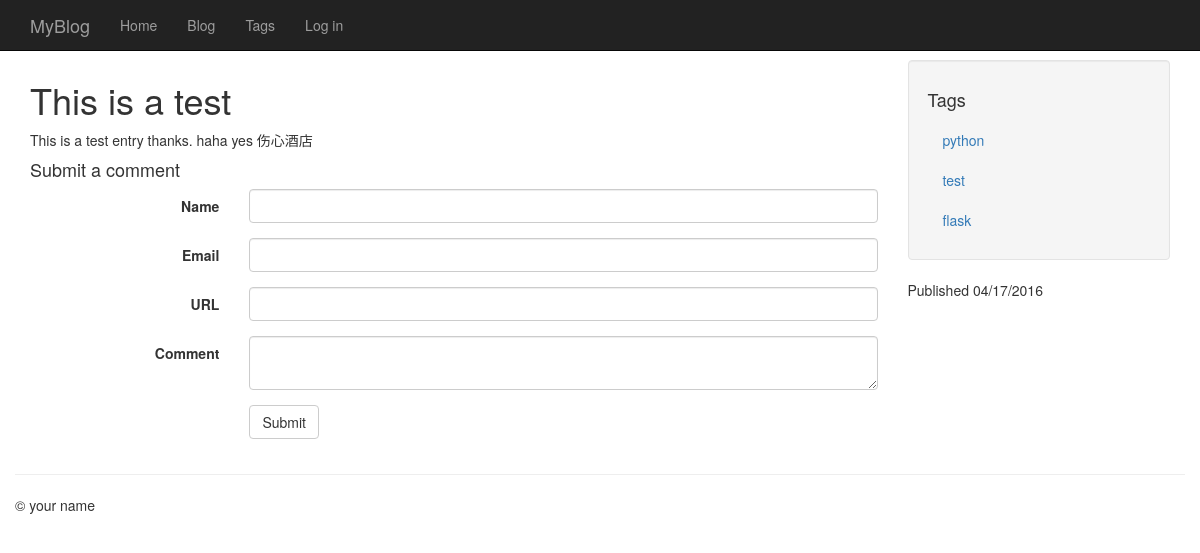
The page /entries/this-is-a-test/ on the database as committed earlier.
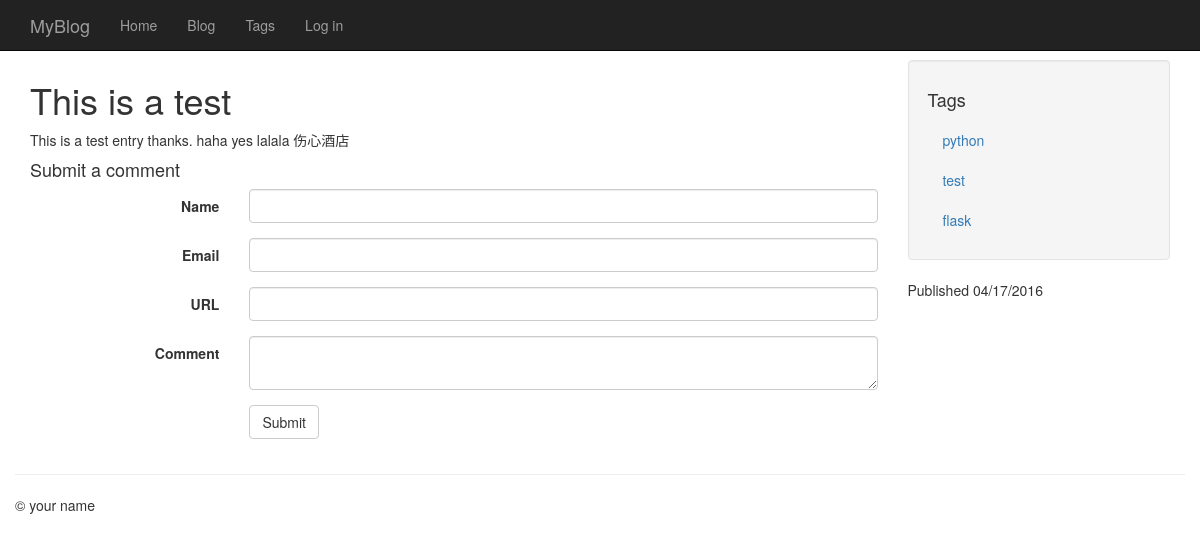
The same page on the database as committed later.
### models.py (models this page shows, shortened)
class Entry(db.Model):
    STATUS_PUBLIC = 0
    STATUS_DRAFT = 1
    STATUS_DELETED = 2
    id = db.Column(db.Integer, primary_key=True)
    title = db.Column(db.String(100))
    slug = db.Column(db.String(100), unique=True)
    body = db.Column(db.Text)
    status = db.Column(db.SmallInteger, default=STATUS_PUBLIC)
    created_timestamp = db.Column(
        db.DateTime,
        default=datetime.datetime.now)
    modified_timestamp = db.Column(
        db.DateTime,
        default= datetime.datetime.now,
        onupdate=datetime.datetime.now)
    author_id = db.Column(db.Integer, db.ForeignKey("user.id"))
    tags = db.relationship('Tag', secondary=entry_tags,
        backref=db.backref('entries', lazy='dynamic'))
    comments = db.relationship('Comment', backref='entry',
        lazy='dynamic')

class Tag(db.Model):
    id = db.Column(db.Integer, primary_key=True)
    name = db.Column(db.String(64))
    slug = db.Column(db.String(64), unique=True)

### entries/blueprint.py (the view)
@entries.route('/<slug>/')
def detail(slug):
    entry = get_entry_or_404(slug)
    form = CommentForm(data={'entry_id': entry.id})
    return render_template('entries/detail.html', entry=entry, form=form)

### entries/forms.py (shortened to what this page needs)
class CommentForm(wtforms.Form):
    name = wtforms.StringField('Name', validators=[validators.DataRequired()])
    email = wtforms.StringField('Email', validators=[
        validators.DataRequired(),
        validators.Email()])
    url = wtforms.StringField('URL', validators=[
        validators.Optional(),
        validators.URL()])
    body = wtforms.TextAreaField('Comment', validators=[
        validators.DataRequired(),
        validators.Length(min=10, max=3000)])
    entry_id = wtforms.HiddenField(validators=[
        validators.DataRequired()])

### app.py (called while the page is built)
@app.before_request
def _before_request():
    g.user = current_user

### entries/blueprint.py (called while the page is built)
def get_entry_or_404(slug, author=None):
    query = Entry.query.filter(Entry.slug == slug)
    if author:
        query = query.filter(Entry.author == author)
    else:
        query = filter_status_by_user(query)
    return query.first_or_404()

def filter_status_by_user(query):
    if not g.user.is_authenticated:
        query = query.filter(Entry.status == Entry.STATUS_PUBLIC)
    else:
        query = query.filter(
            (Entry.status == Entry.STATUS_PUBLIC) |
            ((Entry.author == g.user) &
            (Entry.status != Entry.STATUS_DELETED)))
    return query

### entries/templates/entries/detail.html (shortened to what this page needs)
{% extends "base.html" %}
{% block content_title %}{{ entry.title }}{% endblock %}
{% block sidebar%}
  <ul class="well nav nav-list">
    <li><h4>Tags</h4></li>
    {% for tag in entry.tags %}
      <li><a href="{{ url_for('entries.tag_detail', slug=tag.slug) }}">{{ tag.name }}</a></li>
    {% endfor %}
  </ul>
  <p>Published {{ entry.created_timestamp.strftime('%m/%d/%Y') }}</p>
{% endblock %}
{% block content %}
  {{ entry.body }}
  <h4 id="comment-form">Submit a comment</h4>
  {% include "entries/includes/comment_form.html" %}
{% endblock %}

### templates/base.html (shortened to what this page needs)
<!DOCTYPE html>
<html lang="en">
  <head>
    <link rel="stylesheet" href="{{ url_for('static', filename='css/bootstrap.min.css') }}">
  </head>
  <body class="{% block body_class %}{% endblock %}">
    <div class="navbar navbar-inverse navbar-fixed-top" role="navigation">
      <div class="container">
        <div class="navbar-header">
          <a class="navbar-brand" href="#">{% block branding %}MyBlog{% endblock %}</a>
        </div>
        <div class="collapse navbar-collapse">
          <ul class="nav navbar-nav">
            <li><a href="{{ url_for('homepage') }}">Home</a></li>
            <li><a href="{{ url_for('entries.index') }}">Blog</a></li>
            <li><a href="{{ url_for('entries.tag_index') }}">Tags</a></li>
            {% if g.user.is_authenticated %}
            <li><a href="{{ url_for('logout', next=request.path) }}">Log out</a></li>
            {% else %}
            <li><a href="{{ url_for('login', next=request.path) }}">Log in</a></li>
            {% endif %}
         </ul>
        </div>
       </div>
     </div>
     <div class="container">
       <div class="row">
         <div class="col-md-9">
           <h1>{% block content_title %}{% endblock %}</h1>
             {% block content %}
             {% endblock %}
         </div>
       <div class="col-md-3">
          {% block sidebar %}{% endblock %}
       </div>
       </div>
     <div class="row">
       <hr />
       <footer>
         <p>&copy; your name</p>
       </footer>
     </div>
   </div>
  </body>
</html>

### entries/templates/entries/includes/comment_form.html (shortened to what this page needs)
{% from "macros/form_field.html" import form_field %}
<form action="/api/comment" class="form form-horizontal" id="comment-form" method="post">
  {{ form_field(form.name) }}
  {{ form_field(form.email) }}
  {{ form_field(form.url) }}
  {{ form_field(form.body) }}
  <div class="form-group">
    <div class="col-sm-offset-3 col-sm-9">
      <button type="submit" class="btn btn-default">Submit</button>
    </div>
  </div>
</form>

### templates/macros/form_field.html (shortened to what this page needs)
{% macro form_field(field) %}
    <div class="form-group{% if field.errors %} has-error has-feedback{% endif %}">
      {{ field.label(class='col-sm-3 control-label') }}
      <div class="col-sm-9">
        {{ field(class='form-control', **kwargs) }}
      </div>
    </div>
{% endmacro%}

### templates/base.html (style rules this page uses)
body { padding-top: 60px }

Rows that differ between the two databases and show on the page:
changed Entry "This is a test": body "This is a test entry thanks. haha yes 伤心酒店" → "This is a test entry thanks. haha yes lalala 伤心酒店"
